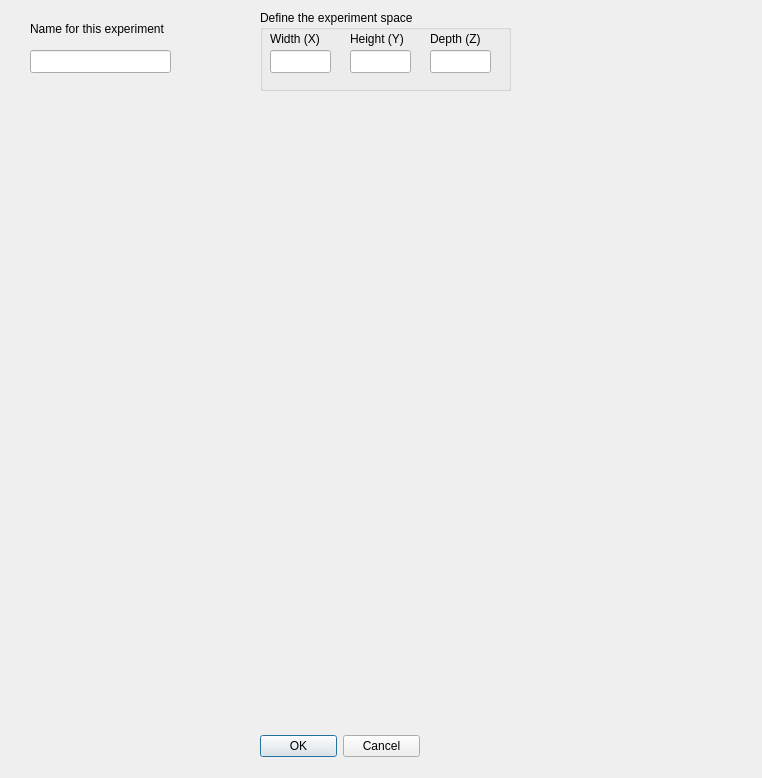
<ui version="4.0" >
 <class>NewVaporIntrusion</class>
 <widget class="QDialog" name="NewVaporIntrusion" >
  <property name="geometry" >
   <rect>
    <x>0</x>
    <y>0</y>
    <width>762</width>
    <height>778</height>
   </rect>
  </property>
  <property name="windowTitle" >
   <string>New Vapor Intrusion Model</string>
  </property>
  <widget class="QDialogButtonBox" name="okCancelButtons" >
   <property name="geometry" >
    <rect>
     <x>260</x>
     <y>730</y>
     <width>160</width>
     <height>32</height>
    </rect>
   </property>
   <property name="orientation" >
    <enum>Qt::Horizontal</enum>
   </property>
   <property name="standardButtons" >
    <set>QDialogButtonBox::Cancel|QDialogButtonBox::NoButton|QDialogButtonBox::Ok</set>
   </property>
  </widget>
  <widget class="QGroupBox" name="groupBox" >
   <property name="geometry" >
    <rect>
     <x>260</x>
     <y>10</y>
     <width>251</width>
     <height>81</height>
    </rect>
   </property>
   <property name="title" >
    <string>Define the experiment space</string>
   </property>
   <widget class="QLineEdit" name="xValue" >
    <property name="geometry" >
     <rect>
      <x>10</x>
      <y>40</y>
      <width>61</width>
      <height>23</height>
     </rect>
    </property>
   </widget>
   <widget class="QLabel" name="label" >
    <property name="geometry" >
     <rect>
      <x>10</x>
      <y>20</y>
      <width>61</width>
      <height>18</height>
     </rect>
    </property>
    <property name="text" >
     <string>Width (X)</string>
    </property>
   </widget>
   <widget class="QLabel" name="label_2" >
    <property name="geometry" >
     <rect>
      <x>90</x>
      <y>20</y>
      <width>61</width>
      <height>18</height>
     </rect>
    </property>
    <property name="text" >
     <string>Height (Y)</string>
    </property>
   </widget>
   <widget class="QLineEdit" name="yValue" >
    <property name="geometry" >
     <rect>
      <x>90</x>
      <y>40</y>
      <width>61</width>
      <height>23</height>
     </rect>
    </property>
   </widget>
   <widget class="QLabel" name="label_3" >
    <property name="geometry" >
     <rect>
      <x>170</x>
      <y>20</y>
      <width>61</width>
      <height>18</height>
     </rect>
    </property>
    <property name="text" >
     <string>Depth (Z)</string>
    </property>
   </widget>
   <widget class="QLineEdit" name="zValue" >
    <property name="geometry" >
     <rect>
      <x>170</x>
      <y>40</y>
      <width>61</width>
      <height>23</height>
     </rect>
    </property>
   </widget>
  </widget>
  <widget class="QLabel" name="label_4" >
   <property name="geometry" >
    <rect>
     <x>30</x>
     <y>20</y>
     <width>151</width>
     <height>18</height>
    </rect>
   </property>
   <property name="text" >
    <string>Name for this experiment</string>
   </property>
  </widget>
  <widget class="QLineEdit" name="spaceName" >
   <property name="geometry" >
    <rect>
     <x>30</x>
     <y>50</y>
     <width>141</width>
     <height>23</height>
    </rect>
   </property>
  </widget>
 </widget>
 <resources/>
 <connections>
  <connection>
   <sender>okCancelButtons</sender>
   <signal>accepted()</signal>
   <receiver>NewVaporIntrusion</receiver>
   <slot>accept()</slot>
   <hints>
    <hint type="sourcelabel" >
     <x>248</x>
     <y>254</y>
    </hint>
    <hint type="destinationlabel" >
     <x>157</x>
     <y>274</y>
    </hint>
   </hints>
  </connection>
  <connection>
   <sender>okCancelButtons</sender>
   <signal>rejected()</signal>
   <receiver>NewVaporIntrusion</receiver>
   <slot>reject()</slot>
   <hints>
    <hint type="sourcelabel" >
     <x>316</x>
     <y>260</y>
    </hint>
    <hint type="destinationlabel" >
     <x>286</x>
     <y>274</y>
    </hint>
   </hints>
  </connection>
 </connections>
</ui>
